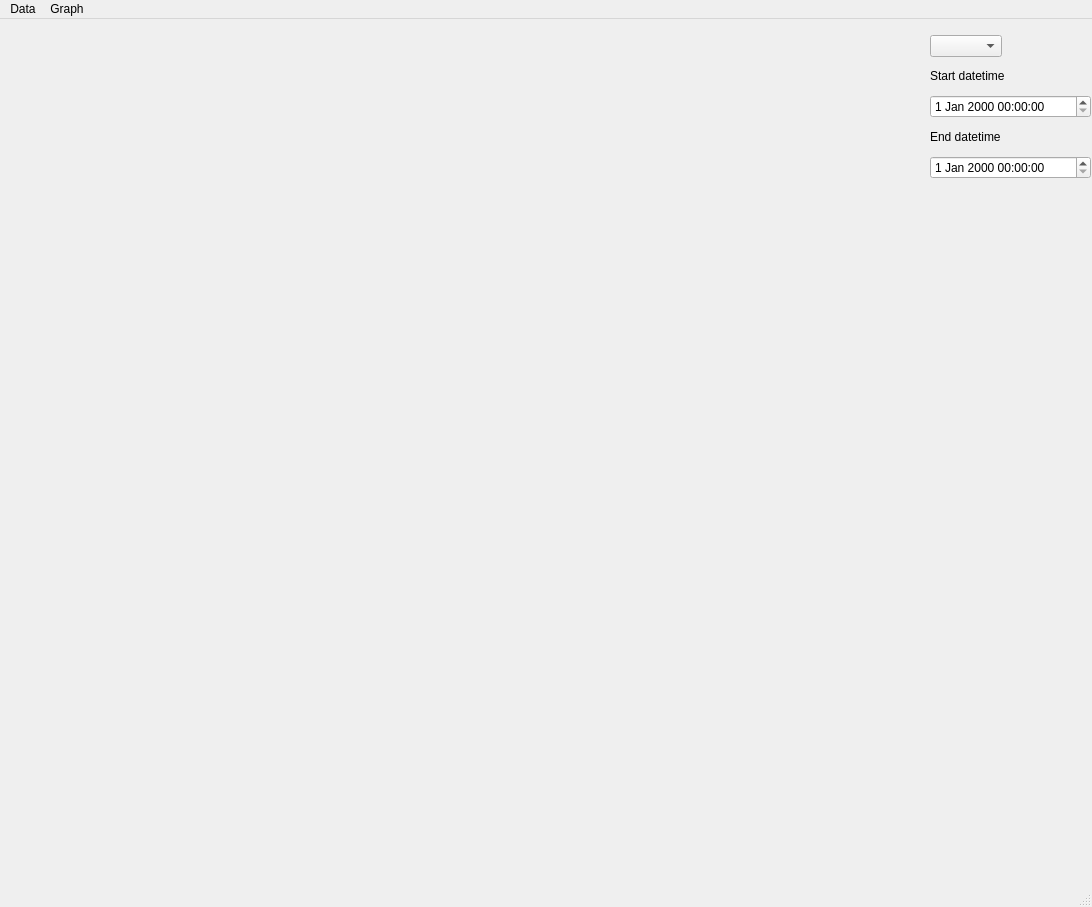
<?xml version="1.0" encoding="UTF-8"?>
<ui version="4.0">
 <class>MainWindow</class>
 <widget class="QMainWindow" name="MainWindow">
  <property name="geometry">
   <rect>
    <x>0</x>
    <y>0</y>
    <width>1092</width>
    <height>907</height>
   </rect>
  </property>
  <property name="sizePolicy">
   <sizepolicy hsizetype="Maximum" vsizetype="Maximum">
    <horstretch>0</horstretch>
    <verstretch>0</verstretch>
   </sizepolicy>
  </property>
  <property name="windowTitle">
   <string>CAT (Carbon Analysis Tool)</string>
  </property>
  <widget class="QWidget" name="centralwidget">
   <widget class="QWidget" name="verticalLayoutWidget">
    <property name="geometry">
     <rect>
      <x>20</x>
      <y>10</y>
      <width>901</width>
      <height>821</height>
     </rect>
    </property>
    <layout class="QVBoxLayout" name="mainGraph">
     <property name="sizeConstraint">
      <enum>QLayout::SetMaximumSize</enum>
     </property>
     <item>
      <spacer name="horizontalSpacer">
       <property name="orientation">
        <enum>Qt::Horizontal</enum>
       </property>
       <property name="sizeHint" stdset="0">
        <size>
         <width>13</width>
         <height>20</height>
        </size>
       </property>
      </spacer>
     </item>
    </layout>
   </widget>
   <widget class="QWidget" name="verticalLayoutWidget_2">
    <property name="geometry">
     <rect>
      <x>930</x>
      <y>10</y>
      <width>161</width>
      <height>161</height>
     </rect>
    </property>
    <layout class="QVBoxLayout" name="verticalLayout">
     <item>
      <widget class="QComboBox" name="data_columns_list">
       <property name="sizePolicy">
        <sizepolicy hsizetype="Fixed" vsizetype="Fixed">
         <horstretch>0</horstretch>
         <verstretch>0</verstretch>
        </sizepolicy>
       </property>
      </widget>
     </item>
     <item>
      <widget class="QLabel" name="label">
       <property name="sizePolicy">
        <sizepolicy hsizetype="Fixed" vsizetype="Fixed">
         <horstretch>0</horstretch>
         <verstretch>0</verstretch>
        </sizepolicy>
       </property>
       <property name="text">
        <string>Start datetime</string>
       </property>
      </widget>
     </item>
     <item>
      <widget class="QDateTimeEdit" name="start_datetime"/>
     </item>
     <item>
      <widget class="QLabel" name="label_2">
       <property name="sizePolicy">
        <sizepolicy hsizetype="Fixed" vsizetype="Fixed">
         <horstretch>0</horstretch>
         <verstretch>0</verstretch>
        </sizepolicy>
       </property>
       <property name="text">
        <string>End datetime</string>
       </property>
      </widget>
     </item>
     <item>
      <widget class="QDateTimeEdit" name="end_datetime"/>
     </item>
    </layout>
   </widget>
   <widget class="QWidget" name="horizontalLayoutWidget">
    <property name="geometry">
     <rect>
      <x>930</x>
      <y>220</y>
      <width>2</width>
      <height>2</height>
     </rect>
    </property>
    <layout class="QHBoxLayout" name="horizontalLayout"/>
   </widget>
  </widget>
  <widget class="QStatusBar" name="statusbar"/>
  <widget class="QMenuBar" name="menubar">
   <property name="geometry">
    <rect>
     <x>0</x>
     <y>0</y>
     <width>1092</width>
     <height>18</height>
    </rect>
   </property>
   <widget class="QMenu" name="menuFile">
    <property name="title">
     <string>Data</string>
    </property>
    <addaction name="actionSelect_root_directory"/>
    <addaction name="separator"/>
    <addaction name="actionDownload_CSV_file"/>
    <addaction name="separator"/>
    <addaction name="actionDownload_DATA_file"/>
   </widget>
   <widget class="QMenu" name="menuGraph">
    <property name="title">
     <string>Graph</string>
    </property>
   </widget>
   <addaction name="menuFile"/>
   <addaction name="menuGraph"/>
  </widget>
  <action name="actionDownload_CSV_file">
   <property name="text">
    <string>Download CSV file</string>
   </property>
  </action>
  <action name="actionDownload_DATA_file">
   <property name="text">
    <string>Download DATA file</string>
   </property>
  </action>
  <action name="actionSelect_root_directory">
   <property name="text">
    <string>Select root directory</string>
   </property>
   <property name="toolTip">
    <string>This function lets you to set directory that contains your data to get it faster. Default: &quot;C:/&quot;</string>
   </property>
  </action>
  <action name="actionSave_as">
   <property name="text">
    <string>Save as</string>
   </property>
  </action>
 </widget>
 <resources/>
 <connections/>
</ui>
